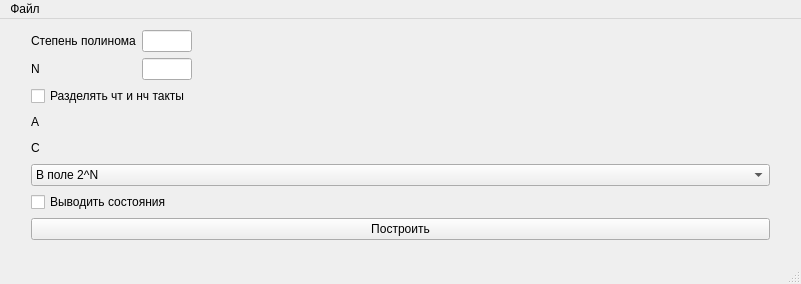
<?xml version="1.0" encoding="UTF-8"?>
<ui version="4.0">
 <class>PRNGonGFClass</class>
 <widget class="QMainWindow" name="PRNGonGFClass">
  <property name="geometry">
   <rect>
    <x>0</x>
    <y>0</y>
    <width>801</width>
    <height>284</height>
   </rect>
  </property>
  <property name="windowTitle">
   <string>PRNGonGF</string>
  </property>
  <widget class="QWidget" name="centralWidget">
   <property name="autoFillBackground">
    <bool>false</bool>
   </property>
   <layout class="QHBoxLayout" name="horizontalLayout">
    <property name="sizeConstraint">
     <enum>QLayout::SetDefaultConstraint</enum>
    </property>
    <item>
     <layout class="QVBoxLayout" name="verticalLayout_2">
      <item>
       <layout class="QHBoxLayout" name="base_layout">
        <property name="leftMargin">
         <number>20</number>
        </property>
        <property name="rightMargin">
         <number>20</number>
        </property>
        <item>
         <layout class="QVBoxLayout" name="verticalLayout_4">
          <item>
           <widget class="QLabel" name="label">
            <property name="text">
             <string>Степень полинома</string>
            </property>
           </widget>
          </item>
          <item>
           <widget class="QLabel" name="label_2">
            <property name="text">
             <string>N</string>
            </property>
           </widget>
          </item>
         </layout>
        </item>
        <item>
         <layout class="QVBoxLayout" name="edit_base_layout">
          <item>
           <widget class="QLineEdit" name="degree_edit">
            <property name="maximumSize">
             <size>
              <width>50</width>
              <height>16777215</height>
             </size>
            </property>
           </widget>
          </item>
          <item>
           <widget class="QLineEdit" name="n_edit">
            <property name="maximumSize">
             <size>
              <width>50</width>
              <height>16777215</height>
             </size>
            </property>
           </widget>
          </item>
         </layout>
        </item>
        <item>
         <spacer name="horizontalSpacer">
          <property name="orientation">
           <enum>Qt::Horizontal</enum>
          </property>
          <property name="sizeHint" stdset="0">
           <size>
            <width>40</width>
            <height>20</height>
           </size>
          </property>
         </spacer>
        </item>
       </layout>
      </item>
      <item>
       <layout class="QVBoxLayout" name="verticalLayout_6">
        <property name="leftMargin">
         <number>20</number>
        </property>
        <property name="rightMargin">
         <number>20</number>
        </property>
        <item>
         <widget class="QCheckBox" name="even_checkbox">
          <property name="text">
           <string>Разделять чт и нч такты</string>
          </property>
         </widget>
        </item>
       </layout>
      </item>
      <item>
       <layout class="QVBoxLayout" name="a_data_ayout">
        <property name="leftMargin">
         <number>20</number>
        </property>
        <property name="rightMargin">
         <number>20</number>
        </property>
        <item>
         <layout class="QHBoxLayout" name="a_horizontal_layout">
          <item>
           <widget class="QLabel" name="label_4">
            <property name="text">
             <string>A</string>
            </property>
           </widget>
          </item>
          <item>
           <layout class="QVBoxLayout" name="verticalLayout_3">
            <item>
             <layout class="QHBoxLayout" name="a_even_layout"/>
            </item>
            <item>
             <layout class="QHBoxLayout" name="a_odd_layout"/>
            </item>
           </layout>
          </item>
          <item>
           <spacer name="horizontalSpacer_2">
            <property name="orientation">
             <enum>Qt::Horizontal</enum>
            </property>
            <property name="sizeHint" stdset="0">
             <size>
              <width>40</width>
              <height>20</height>
             </size>
            </property>
           </spacer>
          </item>
         </layout>
        </item>
       </layout>
      </item>
      <item>
       <layout class="QVBoxLayout" name="c_data_layout">
        <property name="leftMargin">
         <number>20</number>
        </property>
        <property name="rightMargin">
         <number>20</number>
        </property>
        <item>
         <layout class="QHBoxLayout" name="c_horizontal_layout">
          <item>
           <widget class="QLabel" name="label_3">
            <property name="text">
             <string>C</string>
            </property>
           </widget>
          </item>
          <item>
           <layout class="QVBoxLayout" name="verticalLayout_5">
            <item>
             <layout class="QHBoxLayout" name="c_even_layout"/>
            </item>
            <item>
             <layout class="QHBoxLayout" name="c_odd_layout"/>
            </item>
           </layout>
          </item>
          <item>
           <spacer name="horizontalSpacer_3">
            <property name="orientation">
             <enum>Qt::Horizontal</enum>
            </property>
            <property name="sizeHint" stdset="0">
             <size>
              <width>40</width>
              <height>20</height>
             </size>
            </property>
           </spacer>
          </item>
         </layout>
        </item>
       </layout>
      </item>
      <item>
       <layout class="QVBoxLayout" name="options_layout">
        <property name="sizeConstraint">
         <enum>QLayout::SetDefaultConstraint</enum>
        </property>
        <property name="leftMargin">
         <number>20</number>
        </property>
        <property name="topMargin">
         <number>0</number>
        </property>
        <property name="rightMargin">
         <number>20</number>
        </property>
        <item>
         <widget class="QComboBox" name="field_box">
          <item>
           <property name="text">
            <string>В поле 2^N</string>
           </property>
          </item>
          <item>
           <property name="text">
            <string>В поле Галуа</string>
           </property>
          </item>
         </widget>
        </item>
        <item>
         <widget class="QCheckBox" name="display_states">
          <property name="text">
           <string>Выводить состояния</string>
          </property>
         </widget>
        </item>
       </layout>
      </item>
      <item>
       <layout class="QVBoxLayout" name="button_layout">
        <property name="sizeConstraint">
         <enum>QLayout::SetDefaultConstraint</enum>
        </property>
        <property name="leftMargin">
         <number>20</number>
        </property>
        <property name="rightMargin">
         <number>20</number>
        </property>
        <item>
         <widget class="QPushButton" name="build_prng">
          <property name="text">
           <string>Построить</string>
          </property>
         </widget>
        </item>
        <item>
         <spacer name="verticalSpacer">
          <property name="orientation">
           <enum>Qt::Vertical</enum>
          </property>
          <property name="sizeHint" stdset="0">
           <size>
            <width>20</width>
            <height>40</height>
           </size>
          </property>
         </spacer>
        </item>
       </layout>
      </item>
     </layout>
    </item>
   </layout>
  </widget>
  <widget class="QMenuBar" name="menuBar">
   <property name="geometry">
    <rect>
     <x>0</x>
     <y>0</y>
     <width>801</width>
     <height>21</height>
    </rect>
   </property>
   <widget class="QMenu" name="menu">
    <property name="title">
     <string>Файл</string>
    </property>
    <addaction name="action"/>
    <addaction name="action_2"/>
   </widget>
   <addaction name="menu"/>
  </widget>
  <widget class="QStatusBar" name="statusBar"/>
  <action name="action">
   <property name="text">
    <string>Сохранить как</string>
   </property>
  </action>
  <action name="action_2">
   <property name="text">
    <string>Открыть</string>
   </property>
  </action>
 </widget>
 <layoutdefault spacing="6" margin="11"/>
 <resources>
  <include location="PRNGonGF.qrc"/>
 </resources>
 <connections/>
</ui>
